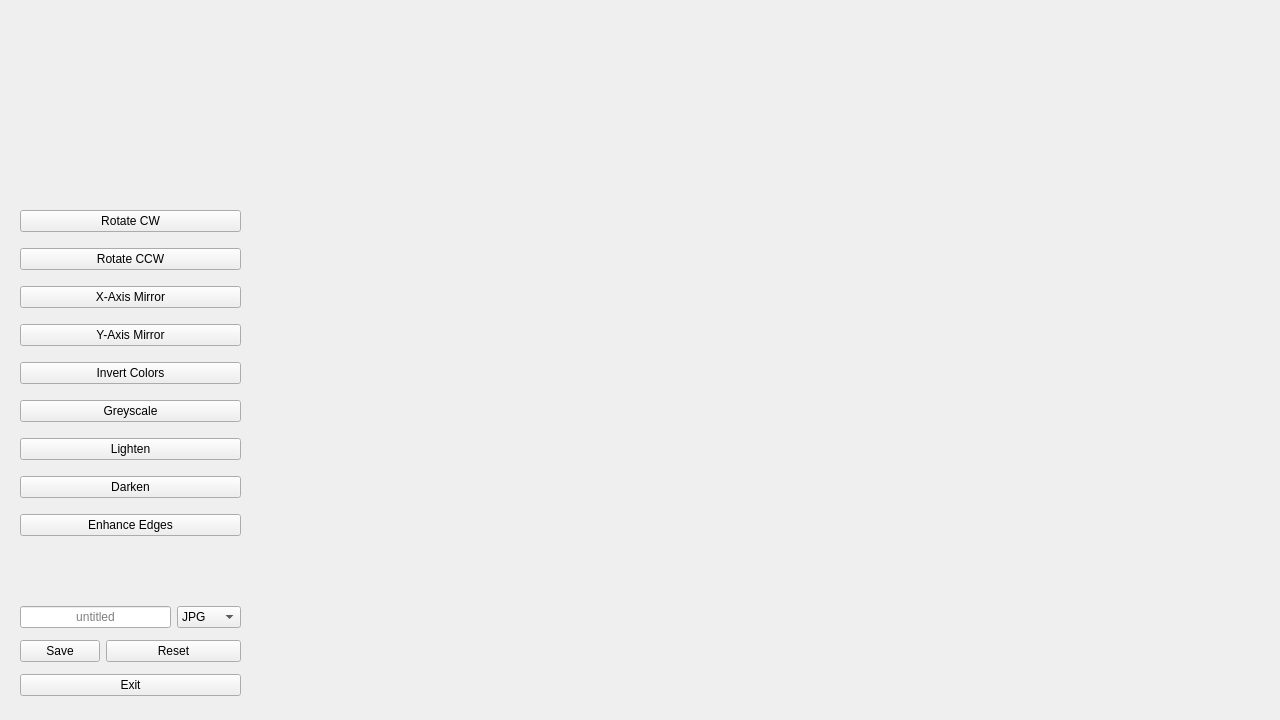
<?xml version="1.0" encoding="UTF-8"?>
<ui version="4.0">
 <class>MainWindow</class>
 <widget class="QMainWindow" name="MainWindow">
  <property name="enabled">
   <bool>true</bool>
  </property>
  <property name="geometry">
   <rect>
    <x>0</x>
    <y>0</y>
    <width>1280</width>
    <height>720</height>
   </rect>
  </property>
  <property name="windowTitle">
   <string>Simple Image Editor</string>
  </property>
  <property name="styleSheet">
   <string notr="true"/>
  </property>
  <widget class="QWidget" name="centralwidget">
   <widget class="QLabel" name="image">
    <property name="geometry">
     <rect>
      <x>270</x>
      <y>20</y>
      <width>990</width>
      <height>680</height>
     </rect>
    </property>
    <property name="text">
     <string/>
    </property>
   </widget>
   <widget class="QLabel" name="logo">
    <property name="geometry">
     <rect>
      <x>20</x>
      <y>20</y>
      <width>220</width>
      <height>130</height>
     </rect>
    </property>
    <property name="text">
     <string/>
    </property>
   </widget>
   <widget class="QWidget" name="">
    <property name="geometry">
     <rect>
      <x>20</x>
      <y>600</y>
      <width>221</width>
      <height>104</height>
     </rect>
    </property>
    <layout class="QGridLayout" name="save_reset_exit_layout">
     <item row="0" column="2">
      <widget class="QComboBox" name="format_cb">
       <property name="editable">
        <bool>false</bool>
       </property>
       <item>
        <property name="text">
         <string>JPG</string>
        </property>
       </item>
       <item>
        <property name="text">
         <string>PNG</string>
        </property>
       </item>
       <item>
        <property name="text">
         <string>BMP</string>
        </property>
       </item>
      </widget>
     </item>
     <item row="0" column="0" colspan="2">
      <widget class="QLineEdit" name="save_tf">
       <property name="focusPolicy">
        <enum>Qt::ClickFocus</enum>
       </property>
       <property name="autoFillBackground">
        <bool>false</bool>
       </property>
       <property name="text">
        <string/>
       </property>
       <property name="alignment">
        <set>Qt::AlignCenter</set>
       </property>
       <property name="placeholderText">
        <string>untitled</string>
       </property>
       <property name="clearButtonEnabled">
        <bool>false</bool>
       </property>
      </widget>
     </item>
     <item row="2" column="0" colspan="3">
      <widget class="QPushButton" name="exit_btn">
       <property name="text">
        <string>Exit</string>
       </property>
      </widget>
     </item>
     <item row="1" column="0">
      <widget class="QPushButton" name="save_btn">
       <property name="text">
        <string>Save</string>
       </property>
      </widget>
     </item>
     <item row="1" column="1" colspan="2">
      <widget class="QPushButton" name="reset_btn">
       <property name="text">
        <string>Reset</string>
       </property>
      </widget>
     </item>
    </layout>
   </widget>
   <widget class="QWidget" name="">
    <property name="geometry">
     <rect>
      <x>20</x>
      <y>200</y>
      <width>221</width>
      <height>351</height>
     </rect>
    </property>
    <layout class="QGridLayout" name="operations_layout">
     <item row="0" column="0">
      <widget class="QPushButton" name="rotate_cw_btn">
       <property name="text">
        <string>Rotate CW</string>
       </property>
      </widget>
     </item>
     <item row="1" column="0">
      <widget class="QPushButton" name="rotate_ccw_btn">
       <property name="text">
        <string>Rotate CCW</string>
       </property>
      </widget>
     </item>
     <item row="2" column="0">
      <widget class="QPushButton" name="mirror_x_btn">
       <property name="text">
        <string>X-Axis Mirror</string>
       </property>
      </widget>
     </item>
     <item row="3" column="0">
      <widget class="QPushButton" name="mirror_y_btn">
       <property name="text">
        <string>Y-Axis Mirror</string>
       </property>
      </widget>
     </item>
     <item row="4" column="0">
      <widget class="QPushButton" name="invert_colors_btn">
       <property name="text">
        <string>Invert Colors</string>
       </property>
      </widget>
     </item>
     <item row="5" column="0">
      <widget class="QPushButton" name="greyscale_btn">
       <property name="styleSheet">
        <string notr="true"/>
       </property>
       <property name="text">
        <string>Greyscale</string>
       </property>
      </widget>
     </item>
     <item row="6" column="0">
      <widget class="QPushButton" name="lighten_btn">
       <property name="text">
        <string>Lighten</string>
       </property>
      </widget>
     </item>
     <item row="7" column="0">
      <widget class="QPushButton" name="darken_btn">
       <property name="text">
        <string>Darken</string>
       </property>
      </widget>
     </item>
     <item row="8" column="0">
      <widget class="QPushButton" name="enhance_edges_btn">
       <property name="text">
        <string>Enhance Edges</string>
       </property>
      </widget>
     </item>
    </layout>
   </widget>
  </widget>
 </widget>
 <resources/>
 <connections/>
</ui>
